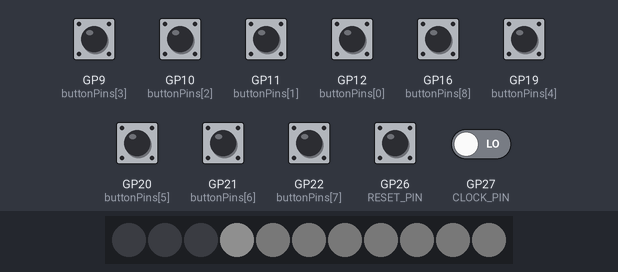
Simulated run of this program. Board: Raspberry Pi Pico. On the bench: 11 RGB LEDs in strip order, left to right. The inputs (shaded band) are chosen by the test bench; at power-on: GP9 (buttonPins[3]), GP10 (buttonPins[2]), GP11 (buttonPins[1]), GP12 (buttonPins[0]), GP16 (buttonPins[8]), GP19 (buttonPins[4]), GP20 (buttonPins[5]), GP21 (buttonPins[6]), GP22 (buttonPins[7]) HIGH, GP26 (RESET_PIN), GP27 (CLOCK_PIN) LOW. Dim RGB values are drawn brighter than linear.

Above: at 1.2 s.
1.3 s: GP9 (buttonPins[3]) pulled LOW for 0.15 s
2.9 s: GP10 (buttonPins[2]) pulled LOW for 0.15 s
4.5 s: GP11 (buttonPins[1]) pulled LOW for 0.15 s
6.1 s: GP16 (buttonPins[8]) pulled LOW for 0.15 s
At 6.18 s:
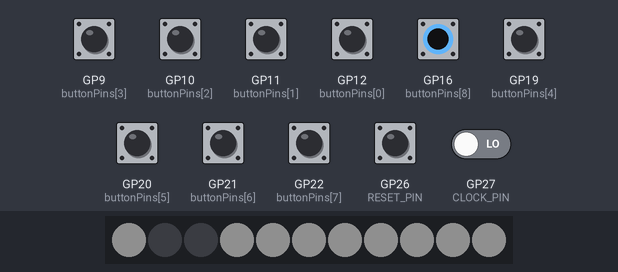
7.7 s: GP19 (buttonPins[4]) pulled LOW for 0.15 s
9.3 s: GP20 (buttonPins[5]) pulled LOW for 0.15 s
Timing chart, 0 to 11.9 s (numbered marks = the images above; inputs shaded):
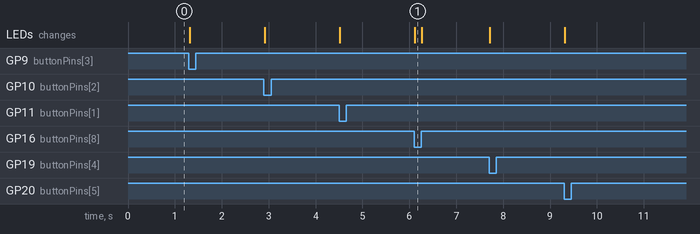

Measured:
- after the input at 6.1 s, the LEDs: change at once (image 1)

The program:

main.cpp
```cpp
#include <Arduino.h>
#include <Adafruit_NeoPixel.h>

#define MUX_D0_PIN 13
#define MUX_D1_PIN 14
#define MUX_D2_PIN 15

const int buttonPins[] = {12, 11, 10, 9, 19, 20, 21, 22, 16};
const int numButtons = sizeof(buttonPins) / sizeof(buttonPins[0]);
const unsigned long debounceDelay = 10; // Debounce time in milliseconds

PinStatus buttonStates[numButtons];          // Current state of each button
PinStatus lastButtonStates[numButtons];      // Previous state of each button
unsigned long lastDebounceTimes[numButtons]; // Timestamps for debounce

#define CLOCK_PIN 27
#define RESET_PIN 26

#define NEOPIXEL_PIN 17 // On Trinket or Gemma, suggest changing this to 1

#define NUMPIXELS 11

Adafruit_NeoPixel pixels(NUMPIXELS, NEOPIXEL_PIN, NEO_GRB + NEO_KHZ800);

#define DELAYVAL 50 // Time (in milliseconds) to pause between pixels

int8_t switch_state = 0;
#define SWITCH_COUNT 8

boolean modeButtonDown = false;

bool stepMask[8] = {true, true, true, true, true, true, true, true};

void set_switch_state()
{
  digitalWrite(MUX_D0_PIN, switch_state & 0x01);
  digitalWrite(MUX_D1_PIN, (switch_state & 0x02) >> 1);
  digitalWrite(MUX_D2_PIN, (switch_state & 0x04) >> 2);
}

bool clockHigh = false;
bool resetHigh = false;

void on_clock_change()
{
  Serial1.printf("Clock change \r\n");
  clockHigh = digitalRead(CLOCK_PIN) & HIGH == HIGH;
  if (clockHigh)
  {
    for (int i = 0; i < 8; i++)
    {
      switch_state++;
      if (switch_state >= SWITCH_COUNT)
      {
        switch_state = 0;
      }
      if (stepMask[switch_state])
      {
        break;
      }
    }
    set_switch_state();
  }
}

void on_reset_change()
{
  resetHigh = digitalRead(RESET_PIN) & HIGH == HIGH;
  Serial1.printf("Reset change %d\r\n", resetHigh);
  if (resetHigh)
  {
    switch_state = 0;
    set_switch_state();
  }
}

bool toggle = false;
void setup()
{
  Serial1.begin(115200);

  pinMode(MUX_D0_PIN, OUTPUT);
  pinMode(MUX_D1_PIN, OUTPUT);
  pinMode(MUX_D2_PIN, OUTPUT);

  pinMode(CLOCK_PIN, INPUT_PULLDOWN);
  clockHigh = digitalRead(CLOCK_PIN) & HIGH == HIGH;
  attachInterrupt(CLOCK_PIN, &on_clock_change, CHANGE);

  pinMode(RESET_PIN, INPUT_PULLDOWN);
  resetHigh = digitalRead(RESET_PIN) & HIGH == HIGH;
  attachInterrupt(RESET_PIN, &on_reset_change, CHANGE);

  set_switch_state();

  for (int i = 0; i < numButtons; i++)
  {
    pinMode(buttonPins[i], INPUT_PULLUP);
    buttonStates[i] = HIGH;
    lastButtonStates[i] = HIGH;
    lastDebounceTimes[i] = 0;
  }

  pixels.begin(); // INITIALIZE NeoPixel strip object (REQUIRED)
}

bool isButtonPressed(int pin)
{
  return digitalRead(pin) == HIGH;
}

int getActiveStepCount()
{
  int count = 0;
  for (int i = 0; i < 8; i++)
  {
    if (stepMask[i])
    {
      count++;
    }
  }
  return count;
}

void loop()
{
  for (int i = 0; i < numButtons; i++)
  {
    PinStatus reading = digitalRead(buttonPins[i]);
    if (reading != lastButtonStates[i])
    {
      Serial1.printf("Button %d: %d \r\n", i, reading);
      lastDebounceTimes[i] = millis();
    }

    if ((millis() - lastDebounceTimes[i]) > debounceDelay)
    {
      if (reading != buttonStates[i])
      {
        buttonStates[i] = reading;
        if (i < 8)
        {
          if (buttonStates[i] == LOW)
          {
            if (modeButtonDown)
            {
              if (getActiveStepCount() > 1)
              {
                stepMask[i] = !stepMask[i];
              }
            }
            else
            {
              switch_state = i;
              set_switch_state();
            }
          }
        }
        else if (buttonStates[i] == LOW)
        {
          modeButtonDown = true;
        }
        else
        {
          modeButtonDown = false;
        }
      }
    }
    lastButtonStates[i] = reading;
  }

  pixels.clear(); // Set all pixel colors to 'off'
  for (int i = 3; i < NUMPIXELS; i++)
  { // For each pixel...
    if (modeButtonDown)
    {
      if (stepMask[i - 3])
      {
        pixels.setPixelColor(i, pixels.Color(0x0f, 0x0f, 0x0f));
      }
      else
      {
        pixels.setPixelColor(i, pixels.Color(0x00, 0x00, 0x00));
      }
    }
    else
    {
      if (i == switch_state + 3)
      {
        pixels.setPixelColor(i, pixels.Color(0x0f, 0x0f, 0x0f));
      }
      else if (stepMask[i - 3])
      {
        pixels.setPixelColor(i, pixels.Color(0x02, 0x02, 0x02));
      }
      else
      {
        pixels.setPixelColor(i, pixels.Color(0x00, 0x00, 0x00));
      }
    }
  }
  if (modeButtonDown)
  {
    pixels.setPixelColor(0, pixels.Color(0x0f, 0x0f, 0x0f));
  }

  if (clockHigh)
  {
    pixels.setPixelColor(2, pixels.Color(0x0f, 0x0f, 0x0f));
  }
  if (resetHigh)
  {
    pixels.setPixelColor(1, pixels.Color(0x0f, 0x0f, 0x0f));
  }
  pixels.show(); // Send the updated pixel colors to the hardware.
  delay(1);
}
```
